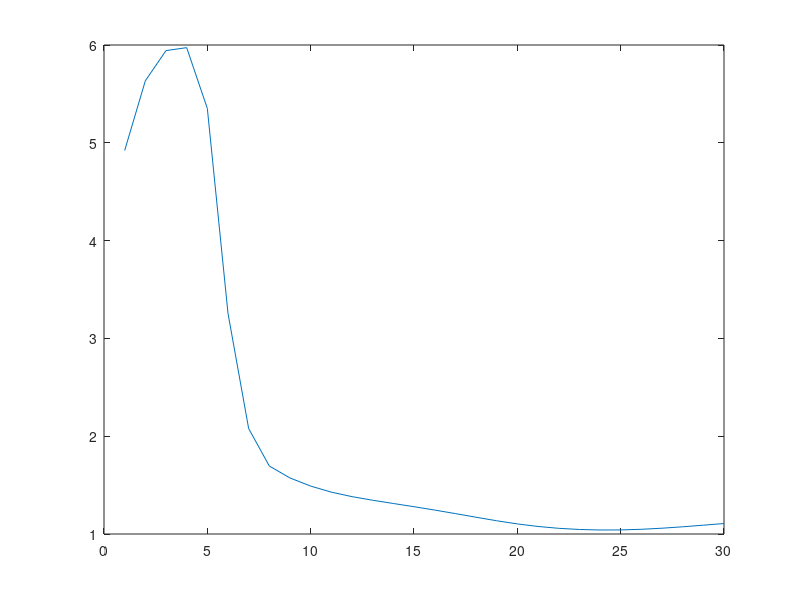

Reproduce this figure in MATLAB.
function f = b1()
clear,clc,close all 
format compact
% MATLAB neural network back propagation code
% by AliReza KashaniPour & Phil Brierley
% first version 29 March 2006
% 2's edition 14 agust 2007
%
% This code implements the basic backpropagation of
% error learning algorithm. The network has tanh hidden  
% neurons and a linear output neuron.
% and applied for predicting y=sin(2piX1)*sin(2piX2)
%
% adjust the learning rate with the slider
%
% feel free to improve! and notic us
% AliReza.kashaniPour@yahoo.com
% Special thank from Phil
%
%--------------------------------------------------------
%% Initializing
hidden_neurons = 30;
epochs = 700;

% ------- load in the data -------

X1 = linspace(0,0.5,10); %input
X2 = linspace(0,0.5,10); %input

[xx yy] = meshgrid(X1, X2);

Y_train = sin(xx(:)).*sin(yy(:)); %satisfy output

train_inp = [xx(:) yy(:)];   %setting input
train_out = [Y_train]; %seting Out put

% check same number of patterns in each
if size(train_inp,1) ~= size(train_out,1)
    disp('ERROR: data mismatch')
   return 
end    
fake_rand = [ 0.63358600,    0.83480100,    0.23745400,    0.52321100,    0.85529400,    0.49205700,    0.78515400,    0.06630500,    0.10606000,    0.87117500,    0.26862500,    0.56327400,    0.82896800,    0.93081200,    0.28282200,    0.10661300,    0.76146600,    0.00686100,    0.13602700,    0.70438700,    0.23325000,    0.90437700,    0.85558400,    0.88981400,    0.74716000,    0.92519400,    0.20502000,    0.47298900,    0.19015200,    0.30558800,    0.05330500,    0.82373800,    0.14038900,    0.29075900,    0.34694900,    0.99568300,    0.78281600,    0.13210300,    0.06198800,    0.88887600,    0.00327800,    0.33061300,    0.45215000,    0.83224500,    0.26142500,    0.73497200,    0.93885800,    0.02289000,    0.74183400,    0.07488400,    0.72727700,    0.97508300,    0.97926200,    0.58286100,    0.86489700,    0.72642100,    0.50805500,    0.06991800,    0.19941000,    0.69820700,    0.37550600,    0.25271500,    0.52194500,    0.51589500,    0.54347400,    0.86889400,    0.51157800,    0.32629100,    0.00099600,    0.57356600,    0.21516600,    0.00427400,    0.90417900,    0.66731600,    0.83651900,    0.16560300,    0.40228800,    0.77537700,    0.18849400,    0.14412200,    0.85026100,    0.91577100,    0.11920500,    0.82952300,    0.49863200,    0.98410300,    0.55594400,    0.00668700,    0.05402000,    0.75535400,    0.70489400,    0.42952600,    0.00807000,    0.22683900,    0.94542100,    0.55154400,    0.09573300,    0.45699900,    0.87783500,    0.09672900 ];
%standardise the data to mean=0 and standard deviation=1
%inputs
mu_inp = mean(train_inp);
sigma_inp = std(train_inp);
train_inp = (train_inp(:,:) - mu_inp(:,1)) / sigma_inp(:,1);

%outputs
train_out = train_out';
mu_out = mean(train_out);
sigma_out = std(train_out);
train_out = (train_out(:,:) - mu_out(:,1)) / sigma_out(:,1);
train_out = train_out';

%read how many patterns
patterns = size(train_inp,1);

%add a bias as an input
bias = ones(patterns,1);
train_inp = [train_inp bias];

%read how many inputs
inputs = size(train_inp,2);

%---------- data loaded ------------

%--------- add some control buttons ---------
%add button for early stopping
%hstop = uicontrol('Style','PushButton','String','Stop', 'Position', [5 5 70 20],'callback','earlystop = 1;'); 
earlystop = 0;

%add button for resetting weights
%hreset = uicontrol('Style','PushButton','String','Reset Wts', 'Position', get(hstop,'position')+[75 0 0 0],'callback','reset = 1;'); 
reset = 0;

%add slider to adjust the learning rate
hlr = 0.5;%uicontrol('Style','slider','value',.1,'Min',.01,'Max',1,'SliderStep',[0.01 0.1],'Position', get(hreset,'position')+[75 0 100 0]);

% ---------- set weights -----------------
%set initial random weights
who = [-0.0621970,    -0.1586820,    0.01842900,    -0.1575190,    -0.0466730,    0.02448400,    -0.0466390,    -0.1026640,    -0.0037470,    -0.0299300,    0.16246800,    -0.0128280,    0.05209600,    0.02834100,    -0.0627840,    -0.0836810,    -0.1187150,    0.08084200,    -0.1435840,    -0.3172370,    -0.1272740,    -0.1021570,    -0.2515290,    -0.0449630,    -0.1394620,    -0.0513170,    -0.0684680,    -0.1179450,    -0.0573740,    0.03582500 ];
wih = [ -0.0621970,    -0.1586820,    0.01842900,    -0.1575190,    -0.0466730,    0.02448400,    -0.0466390,    -0.1026640,    -0.0037470,    -0.0299300,    0.16246800,    -0.0128280,    0.05209600,    0.02834100,    -0.0627840,    -0.0836810,    -0.1187150,    0.08084200,    -0.1435840,    -0.3172370,    -0.1272740,    -0.1021570,    -0.2515290,    -0.0449630,    -0.1394620,    -0.0513170,    -0.0684680,    -0.1179450,    -0.0573740,    0.03582500 ;
-0.0123090,    -0.1249270,    0.09023100,    0.03059000,    -0.0835230,    0.01725700,    0.07115200,    -0.0453520,    -0.0785110,    0.06508700,    -0.1814280,    -0.0631080,    -0.0970960,    -0.0427730,    0.11732700,    -0.0510240,    -0.0905610,    -0.0815260,    -0.1106960,    -0.2096330,    -0.1488120,    0.02971400,    0.06047000,    -0.1825570,    -0.1471750,    0.10695700,    -0.0341260,    -0.0661900,    0.09181700,    -0.2493640;
0.00679600,    -0.0514150,    0.00156000,    -0.1697540,    0.06167500,    0.00573300,    -0.1935720,    -0.0614030,    0.04410100,    -0.0718840,    -0.0917900,    -0.1548330,    -0.0634850,    -0.1600940,    0.02461100,    -0.0582440,    -0.0404150,    -0.0566740,    -0.0481160,    0.06417400,    -0.0657850,    0.08276900,    0.06021600,    -0.0049430,    -0.0367390,    -0.0440990,    -0.0373080,    -0.2352440,    0.04906000,    -0.0726160
];
%weight_input_hidden = (randn(inputs,hidden_neurons) - 0.5)/10;
%weight_hidden_output = (randn(1,hidden_neurons) - 0.5)/10;

  weight_input_hidden = (wih - 0.5)/10;
  weight_hidden_output = (who - 0.5)/10;

%% Learining
epochs = 30;
%do a number of epochs
for iter = 1:epochs 
    
    %get the learning rate from the slider
    alr = hlr;
    blr = alr / 10;
    
    
    %loop through the patterns, selecting randomly
    for j = 1:patterns
        
        %select a random pattern
        patnum = round((fake_rand(j) * patterns) + 0.5);
        if patnum > patterns
            patnum = patterns;
        elseif patnum < 1
            patnum = 1;    
        end
	%set the current pattern
        this_pat = train_inp(patnum,:);
        act = train_out(patnum,1);
        
        %calculate the current error for this pattern
        
        xx = this_pat*weight_input_hidden;
        hval = (tanh(xx))';
        pred = hval'*weight_hidden_output';
        
        error = pred - act;

        % adjust weight hidden - output
        delta_HO = error.*blr .*hval;
        weight_hidden_output = weight_hidden_output - delta_HO';

        % adjust the weights input - hidden
       % a = alr.*error.*weight_hidden_output';
     %   m1 = (1-(hval.^2));
      %  m2 = a * m1;
       % m3 = m2 * this_pat;
        delta_IH= alr.*error.*weight_hidden_output'.*(1-(hval.^2))*this_pat;
        weight_input_hidden = weight_input_hidden - delta_IH';
        
    end
    % -- another epoch finished
    
    %plot overall network error at end of each epoch
    train_inp;
    weight_input_hidden;
    p0 = train_inp*weight_input_hidden;
    p1 = tanh(p0)
    pred = weight_hidden_output*p1';
    %train_out
    
    error = pred' - train_out;
    err(iter) =  (sum(error.^2))^0.5;
       
       figure(1)
    plot(err)
    %reset weights if requested
%      if reset
%          weight_input_hidden = (randn(inputs,hidden_neurons) - 0.5)/10;
%          weight_hidden_output = (randn(1,hidden_neurons) - 0.5)/10;
%          fprintf('weights reaset after %d epochs\n',iter);
%          reset = 0;
%      end
%      
%      %stop if requested
%      if earlystop
%          fprintf('stopped at epoch: %d\n',iter); 
%          break 
%      end 
%  
%      %stop if error is small
%      if err(iter) < 0.001
%          fprintf('converged at epoch: %d\n',iter);
%          break 
%      end
       
end
   % weight_input_hidden
   % weight_hidden_output
%err
exit(-1)
%% Testing
X3 = linspace(0.2,0.8,10)';
X4 = linspace(0.2,0.8,10)';

[xx1 yy1] = meshgrid(X3, X4);

train_test = [xx1(:) yy1(:)];

mu_test = mean(train_test);
sigma_test = std(train_test);
train_test = (train_test(:,:) - mu_test(:,1)) / sigma_test(:,1);
train_test = [train_test bias];

pred = weight_hidden_output*tanh(train_test*weight_input_hidden)';

%a = (pred' - Y_train)

% Finish
% fprintf('state after %d epochs\n',iter);
  a = (train_out* sigma_out(:,1)) + mu_out(:,1);
  b = (pred'* sigma_out(:,1)) + mu_out(:,1);
  act_pred_err = [a b b-a]  %display actual,predicted & error
  figure
mesh(X1,X2,vec2mat(a,10))
figure
mesh(X1,X2,vec2mat(b,10))
%  
%  figure
%  plot(X3,act_pred_err((1:(size(train_inp,1)/2)),2));
%  plot3(X3,X4,act_pred_err((1:(size(train_inp,1)/2)),2),'color','red','linewidth',2)
%  grid on
%  title(' Approximatly result (using Neural Networks');
%  figure
%  plot3(X1,X2,Y_train, 'color','green','linewidth',2)
%  plot(X1,Y_train)
%  grid on,title(' Sin(2*pi.*X1)*Sin(2*pi.*X2) Y = Orginal result');
end
